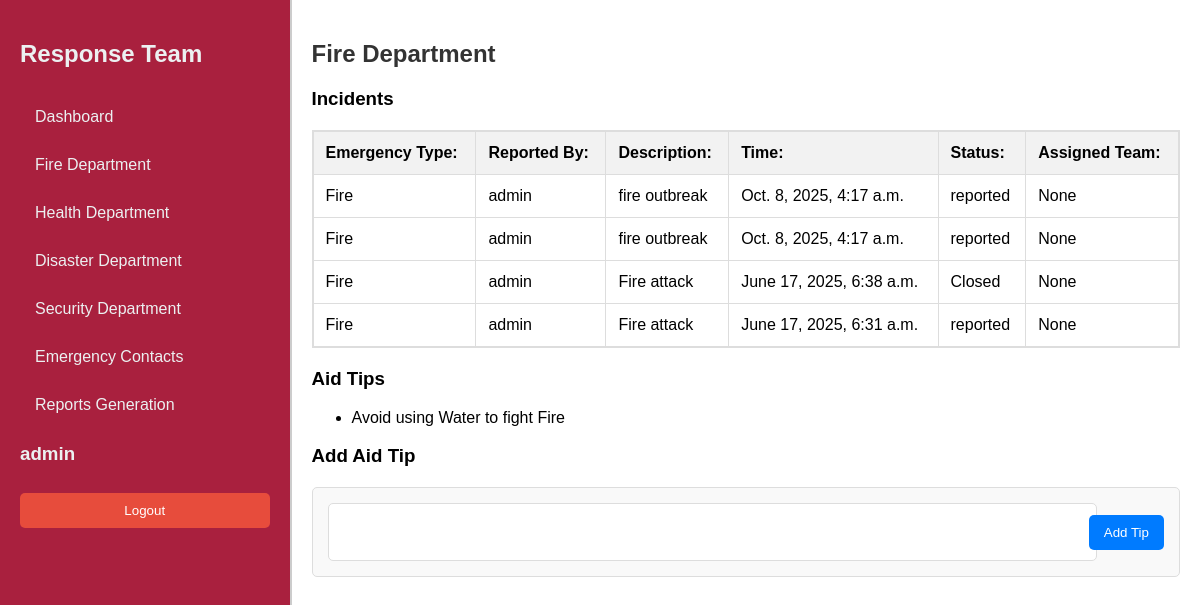
The page /response-team/fire/ (signed in) on the database as committed earlier.
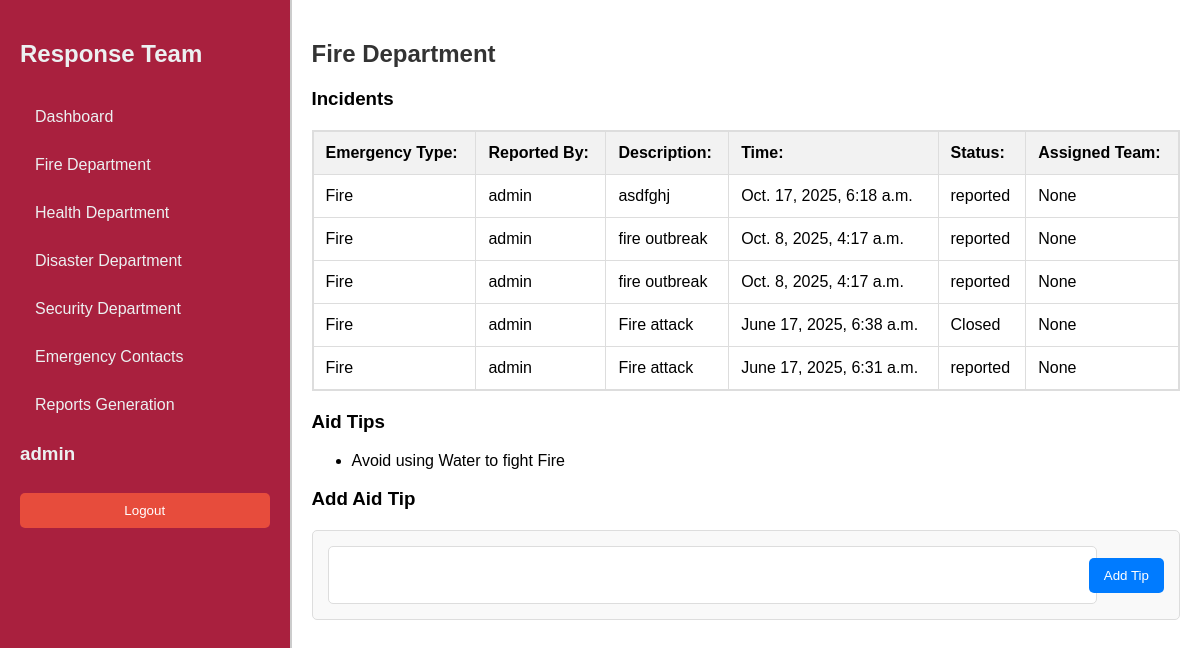
The same page on the database as committed later.
### sos/models.py (models this page shows, shortened)
class Emergency(models.Model):
    LOCATION_CHOICES = (
        ('location_1', 'Thika Town'),
        ('location_2', 'Bidco'),
        ('location_3', 'Runda'),
        ('location_4', 'Starehe'),
        ('location_5', 'MKU'),
        ('location_6', 'Thika Level 5'),
        ('location_7', 'Kiandutu'),
        ('location_8', 'Biafra'),
    )
    STATUS_CHOICES = (
        ('reported', 'Reported'),
        ('dispatched', 'Dispatched'),
        ('on_seen', 'On Seen'),
        ('resolved', 'Resolved'),
        ('cancelled', 'Cancelled'),
    )
    emergency_type = models.ForeignKey(EmergencyType, on_delete=models.CASCADE)
    reported_by = models.ForeignKey(User, on_delete=models.CASCADE)
    description = models.TextField(blank=True)
    reported_at = models.DateTimeField(auto_now_add=True)
    resolved_at = models.DateTimeField(blank=True, null=True)
    assigned_team = models.ForeignKey(
        'ResponseTeam',
        on_delete=models.SET_NULL,
        null=True,
        blank=True,
        related_name='assigned_emergencies'
    )
    location = models.CharField(max_length=20, choices=LOCATION_CHOICES, default='location_1', help_text="Select the location of the emergency")
    status = models.CharField(max_length=20, choices=STATUS_CHOICES, default='reported')
    class Meta:
        ordering = ['-reported_at']
        verbose_name = 'Emergency Report'
        verbose_name_plural = 'Emergency Reports'

class EmergencyType(models.Model):
    name = models.CharField(max_length=255, unique=True, help_text="Fire, Medical, Security")
    description = models.TextField(blank=True, null=True)
    def __str__(self):
        return self.name

class AidTip(models.Model):
    emergency_type = models.CharField(max_length=50)  # e.g., 'Fire', 'Medical', etc.
    tip = models.TextField()
    created_at = models.DateTimeField(auto_now_add=True)

### responseTeam/views.py (the view)
# urls.py: path('fire/', views.fireDepartment, name='fire_department'),
@staff_member_required
def fireDepartment(request):
    fire_type = get_object_or_404(EmergencyType, name='Fire')  # Get the EmergencyType instance for 'Fire'
    incidents = Emergency.objects.filter(emergency_type=fire_type)
    tips = AidTip.objects.filter(emergency_type=fire_type)  # Use the fire_type instance
    if request.method == 'POST':
        form = AidTipForm(request.POST)
        if form.is_valid():
            aid_tip = form.save(commit=False)  # Do not save to the database yet
            aid_tip.emergency_type = fire_type  # Set the emergency type
            aid_tip.save()  # Now save the instance
            return redirect('fire_department')
    else:
        form = AidTipForm()  # No initial data needed since emergency_type is set in the view
    context = {
        'incidents': incidents,
        'tips': tips,
        'form': form,
    }
    return render(request, 'firedepartment/fire.html', context)

### sos/forms.py
class AidTipForm(forms.ModelForm):
    class Meta:
        model = AidTip
        fields = ['tip']  # Only include the tip field
    def __init__(self, *args, **kwargs):
        super(AidTipForm, self).__init__(*args, **kwargs)

### responseTeam/views.py (called while the page is built)
def staff_member_required(view_func):
    decorated_view_func = user_passes_test(lambda u: u.is_staff)(view_func)
    return decorated_view_func

### responseTeam/templates/firedepartment/fire.html (shortened to what this page needs)
{% extends 'dashboard.html' %}
{% block content %}
<h2>Fire Department</h2>
<h3>Incidents</h3>
<div class="table-container">
    <table id="incidentTable">
        <thead>
            <tr>
                <th><strong>Emergency Type:</strong></th>
                <th><strong>Reported By:</strong></th>
                <th><strong>Description:</strong></th>
                <th><strong>Time:</strong></th>
                <th><strong>Status:</strong></th>
                <th><strong>Assigned Team:</strong></th>
            </tr>
        </thead>
        <tbody>
            {% for incident in incidents %}
            <tr style="cursor: pointer" onclick="window.location='{% url 'incidents_detail' incident.pk %}'">
                <td>{{ incident.emergency_type }}</td>
                <td>{{ incident.reported_by }}</td>
                <td>{{ incident.description }}</td>
                <td>{{ incident.reported_at }}</td>
                <td>{{ incident.status }}</td>
                <td>{{ incident.assigned_team }}</td>
            </tr>
            {% empty %}
            <tr>
                <td colspan="6">No incidents reported yet</td>
            </tr>
            {% endfor %}
        </tbody>
    </table>
</div>
<h3>Aid Tips</h3>
<ul>
    {% for tip in tips %}
        <li>{{ tip.tip }}</li>
    {% empty %}
        <li>No aid tips available.</li>
    {% endfor %}
</ul>
<h3>Add Aid Tip</h3>
<div class="add-tip-form">
    <form method="post">
        <div class="form-group">
            <input type="text" name="{{ form.tip.name }}" id="{{ form.tip.id_for_label }}" class="form-control" value="{{ form.tip.value|default:'' }}" required>
        </div>
        <button type="submit">Add Tip</button>
    </form>
</div>
{% endblock %}

Rows that differ between the two databases and show on the page:
added Emergency: emergency_type "Fire", reported_by "admin", description "asdfghj", reported_at "Oct. 17, 2025, 6:18 a.m.", status "reported", assigned_team "None"
